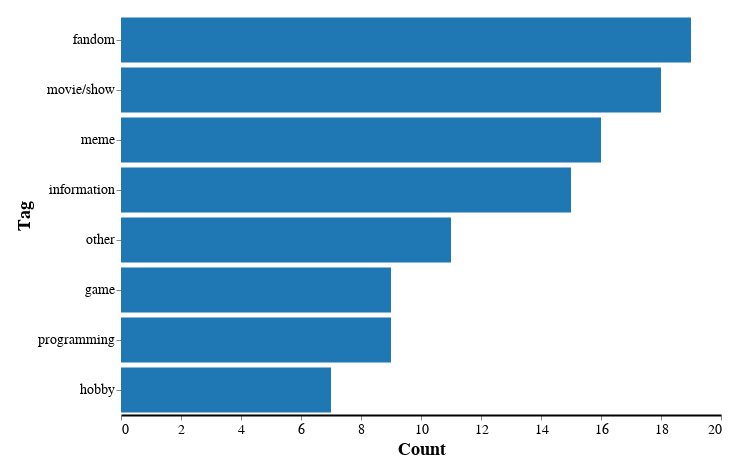

Notebook code cell kept with this figure:
### Markdown cell above
# Data Visiualization

### Code cell
# Count the number of each tag from the tags column of the subreddits_df
tag_count_dict = dict()
tags_col = subreddits_df["Tags"]
for idx in range(len(tags_col)):
    tags = tags_col.iloc[idx].split(", ")
    for tag in tags:
        if tag in tag_count_dict:
            tag_count_dict[tag] += 1
        else:
            tag_count_dict[tag] = 1

# Create a bar chart of the tag counts with altair
tag_count_df = pd.DataFrame({"Tag": list(tag_count_dict.keys()), "Count": list(tag_count_dict.values())})
tag_count_df["Tag"] = tag_count_df["Tag"].astype(dtype="category")

# Create the chart
chart = alt.Chart(tag_count_df).mark_bar().encode(
    alt.X("Count:Q"),
    alt.Y("Tag:N", sort="-x"),
    color=alt.value("#1f77b4"),
    tooltip=["Count:Q"],  # Show the count when hovering over the bar
).properties(
    # Set the size of the chart
    width=600,
    height=400,
)

chart.configure(
    padding={"left": 15, "right": 15, "top": 15, "bottom": 15},
).configure_view(
    stroke=None,  # Remove the border
).configure_axisX(
    labelFontSize=14,
    titleFontSize=18,
    tickCount=tag_count_df["Count"].max() // 2,  # Set the number of ticks to half of the max count, so that the ticks are increasing by 2
    grid=False,  # Remove the grid
    domainWidth=2,  # Set the width of the axis line
    domainColor="#000"  # Set the color of the axis line
).configure_axisY(
    labelFontSize=14,
    titleFontSize=18,
    domain=False,  # Remove the axis line
)

### Figure 1 — Vega-Lite specification as saved in the notebook (floating-point values rounded to 4 significant figures)
{"config": {"view": {"continuousWidth": 300, "continuousHeight": 300, "stroke": null}, "axisX": {"domainColor": "#000", "domainWidth": 2, "grid": false, "labelFontSize": 14, "tickCount": 9.0, "titleFontSize": 18}, "axisY": {"domain": false, "labelFontSize": 14, "titleFontSize": 18}, "padding": {"left": 15, "right": 15, "top": 15, "bottom": 15}}, "data": {"name": "data-c4788c7eaddbd50f8eed0f9c8ccbb646"}, "mark": {"type": "bar"}, "encoding": {"color": {"value": "#1f77b4"}, "tooltip": [{"field": "Count", "type": "quantitative"}], "x": {"field": "Count", "type": "quantitative"}, "y": {"field": "Tag", "sort": "-x", "type": "nominal"}}, "height": 400, "width": 600, "$schema": "https://vega.github.io/schema/vega-lite/v5.15.1.json", "datasets": {"data-c4788c7eaddbd50f8eed0f9c8ccbb646": [{"Tag": "information", "Count": 15}, {"Tag": "other", "Count": 11}, {"Tag": "game", "Count": 9}, {"Tag": "hobby", "Count": 7}, {"Tag": "fandom", "Count": 19}, {"Tag": "movie/show", "Count": 18}, {"Tag": "meme", "Count": 16}, {"Tag": "programming", "Count": 9}]}}
